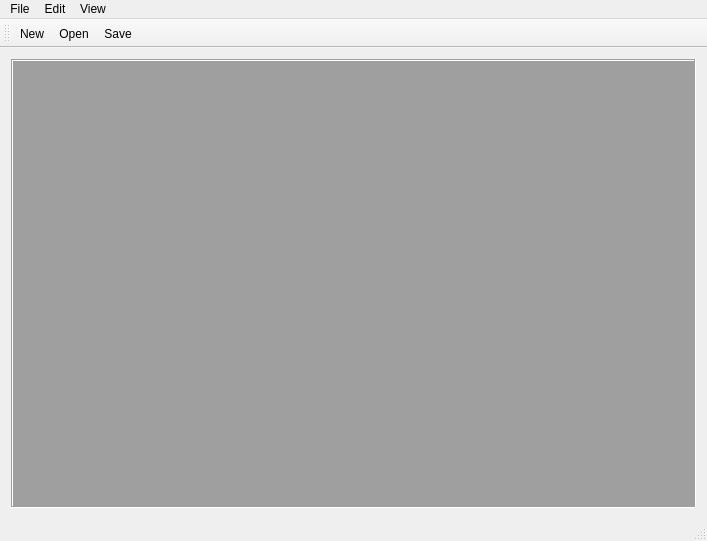
<?xml version="1.0" encoding="UTF-8"?>
<ui version="4.0">
 <class>VisualizationClass</class>
 <widget class="QMainWindow" name="VisualizationClass">
  <property name="geometry">
   <rect>
    <x>0</x>
    <y>0</y>
    <width>707</width>
    <height>541</height>
   </rect>
  </property>
  <property name="windowTitle">
   <string>Visualization</string>
  </property>
  <property name="windowIcon">
   <iconset resource="Visualization.qrc">
    <normaloff>:/Visualization/images/main_icon.png</normaloff>:/Visualization/images/main_icon.png</iconset>
  </property>
  <widget class="QWidget" name="centralWidget">
   <layout class="QVBoxLayout" name="verticalLayout_2">
    <item>
     <widget class="QMdiArea" name="mdiArea">
      <property name="sizePolicy">
       <sizepolicy hsizetype="Preferred" vsizetype="Preferred">
        <horstretch>0</horstretch>
        <verstretch>0</verstretch>
       </sizepolicy>
      </property>
      <property name="frameShape">
       <enum>QFrame::Box</enum>
      </property>
      <property name="frameShadow">
       <enum>QFrame::Sunken</enum>
      </property>
     </widget>
    </item>
   </layout>
  </widget>
  <widget class="QMenuBar" name="menuBar">
   <property name="geometry">
    <rect>
     <x>0</x>
     <y>0</y>
     <width>707</width>
     <height>21</height>
    </rect>
   </property>
   <widget class="QMenu" name="menuFile">
    <property name="title">
     <string>File</string>
    </property>
    <addaction name="actionOpen"/>
    <addaction name="actionNew"/>
    <addaction name="actionSave"/>
    <addaction name="separator"/>
    <addaction name="actionExit"/>
   </widget>
   <widget class="QMenu" name="menuEdit">
    <property name="title">
     <string>Edit</string>
    </property>
   </widget>
   <widget class="QMenu" name="menuView">
    <property name="title">
     <string>View</string>
    </property>
    <addaction name="separator"/>
    <addaction name="actionParallel_Coordinates"/>
    <addaction name="actionTable"/>
    <addaction name="actionEvent_Glyph"/>
   </widget>
   <addaction name="menuFile"/>
   <addaction name="menuEdit"/>
   <addaction name="menuView"/>
  </widget>
  <widget class="QToolBar" name="fileToolBar">
   <property name="windowTitle">
    <string>File Toolbar</string>
   </property>
   <attribute name="toolBarArea">
    <enum>TopToolBarArea</enum>
   </attribute>
   <attribute name="toolBarBreak">
    <bool>false</bool>
   </attribute>
   <addaction name="actionNew"/>
   <addaction name="actionOpen"/>
   <addaction name="actionSave"/>
  </widget>
  <widget class="QStatusBar" name="statusBar"/>
  <action name="actionOpen">
   <property name="icon">
    <iconset resource="Visualization.qrc">
     <normaloff>:/Visualization/images/file_open.png</normaloff>:/Visualization/images/file_open.png</iconset>
   </property>
   <property name="text">
    <string>&amp;Open</string>
   </property>
  </action>
  <action name="actionNew">
   <property name="icon">
    <iconset resource="Visualization.qrc">
     <normaloff>:/Visualization/images/file_new.png</normaloff>:/Visualization/images/file_new.png</iconset>
   </property>
   <property name="text">
    <string>&amp;New</string>
   </property>
  </action>
  <action name="actionSave">
   <property name="icon">
    <iconset resource="Visualization.qrc">
     <normaloff>:/Visualization/images/file_save.png</normaloff>:/Visualization/images/file_save.png</iconset>
   </property>
   <property name="text">
    <string>&amp;Save</string>
   </property>
  </action>
  <action name="actionManufacturer">
   <property name="checkable">
    <bool>true</bool>
   </property>
   <property name="text">
    <string>Manufacturer</string>
   </property>
  </action>
  <action name="actionExit">
   <property name="text">
    <string>Exit</string>
   </property>
  </action>
  <action name="actionTime">
   <property name="checkable">
    <bool>true</bool>
   </property>
   <property name="text">
    <string>Time</string>
   </property>
  </action>
  <action name="actionBoth">
   <property name="checkable">
    <bool>true</bool>
   </property>
   <property name="text">
    <string>Both</string>
   </property>
  </action>
  <action name="actionNone">
   <property name="checkable">
    <bool>true</bool>
   </property>
   <property name="text">
    <string>None</string>
   </property>
  </action>
  <action name="actionTable">
   <property name="text">
    <string>Table</string>
   </property>
  </action>
  <action name="actionParallel_Coordinates">
   <property name="text">
    <string>Parallel Coordinates</string>
   </property>
  </action>
  <action name="actionEvent_Glyph">
   <property name="text">
    <string>Event Glyph</string>
   </property>
  </action>
 </widget>
 <layoutdefault spacing="6" margin="11"/>
 <resources>
  <include location="Visualization.qrc"/>
 </resources>
 <connections/>
</ui>
